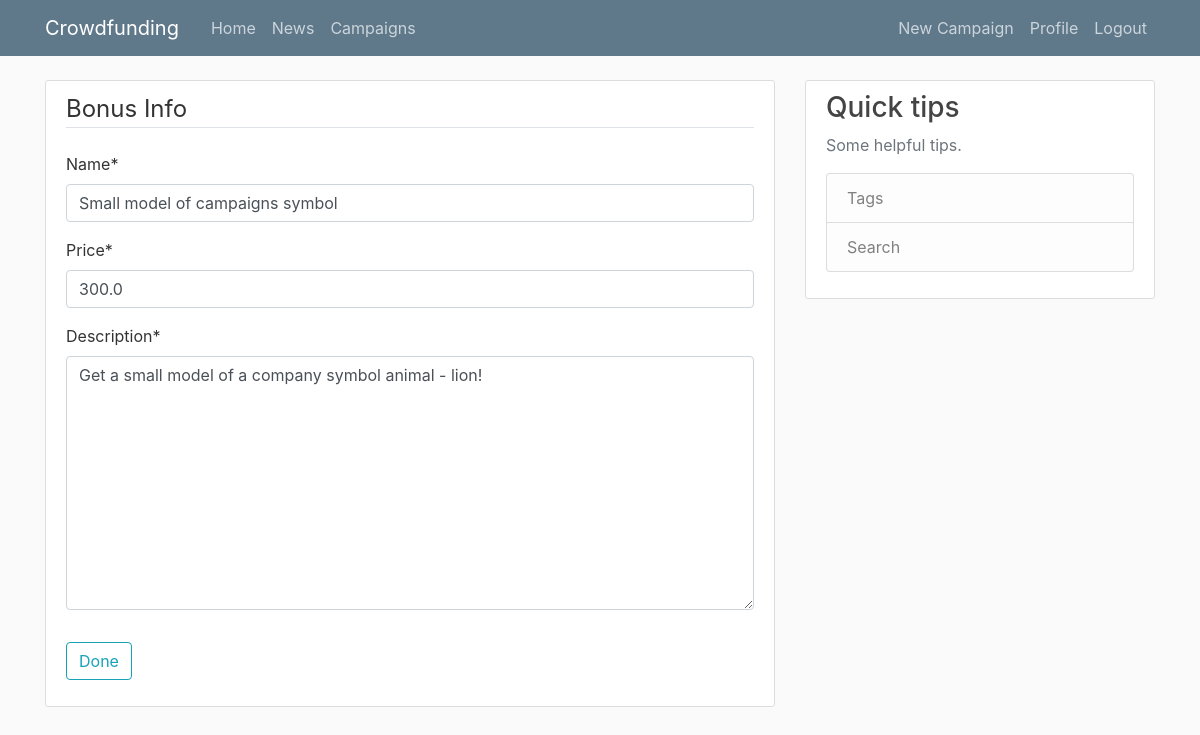
The page /bonuses/4/update (signed in) on the database its author committed.
### campaigns/models.py (models this page shows, shortened)
class Bonus(models.Model):
    name = models.CharField(max_length=255)
    price = models.FloatField()
    description = models.TextField()
    campaign = models.ForeignKey(Campaign, on_delete=models.CASCADE, related_name="bonuses")

### campaigns/views.py (the view)
# urls.py: path('bonuses/<int:pk>/update', BonusesUpdateView.as_view(), name='bonuses-update'),
class BonusesUpdateView(LoginRequiredMixin, UserPassesTestMixin, UpdateView):
    model = Bonus
    fields = ['name', 'price', 'description']
    def test_func(self):
        bonus = self.get_object()
        if self.request.user == bonus.campaign.owner:
            return True
        return False

### campaigns/templates/campaigns/bonus_form.html (shortened to what this page needs)
{% extends "campaigns/base.html" %}
{% load crispy_forms_tags %}
{% block content %}
    <div class="content-section">
        <form method="POST">
            <fieldset class="form-group">
                <legend class="border-bottom mb-4">Bonus Info</legend>
                {{ form|crispy }}
            </fieldset>
            <div class="form-group">
                <button class="btn btn-outline-info" type="submit">Done</button>
            </div>
        </form>
    </div>
{% endblock content %}

### campaigns/static/campaigns/main.css (style rules this page uses)
body { background: #fafafa; color: #333333; margin-top: 5rem; }
.content-section { background: #ffffff; padding: 10px 20px; border: 1px solid #dddddd; border-radius: 3px; margin-bottom: 20px; }

### rows shown on the page
Bonus: name "Small model of campaigns symbol", price "300.0", description "Get a small model of a company symbol animal - lion!"
